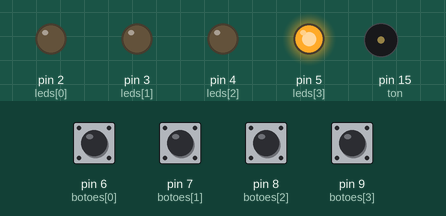
A program run on a simulated Arduino Leonardo, built with avr-gcc and run on an emulated ATmega32U4. On the bench: output pins drawn as LEDs (lit = HIGH), buzzer (waves = sounding). The test bench sets the inputs (shaded band); at power-on: pin 6 (botoes[0]), pin 7 (botoes[1]), pin 8 (botoes[2]), pin 9 (botoes[3]) LOW. Random numbers use the default seed unless the program sets one; USB keyboard and mouse output is not drawn.

Above: at 1.2 s.
1.3 s: pin 9 (botoes[3]) pulled HIGH for 0.15 s
At 3.3 s:
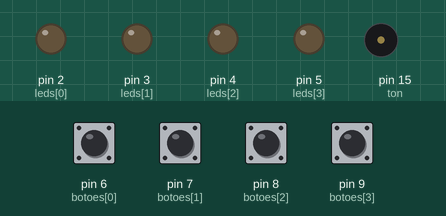
4.3 s: pin 6 (botoes[0]) pulled HIGH for 0.15 s
At 4.5 s:
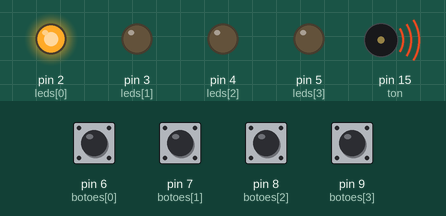
7.3 s: pin 9 (botoes[3]) pulled HIGH for 1 s
At 8.7 s:
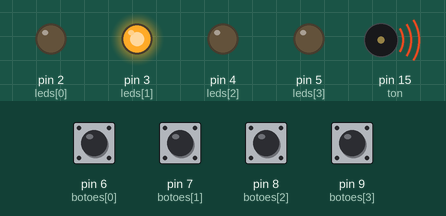
10.3 s: pin 8 (botoes[2]) pulled HIGH for 0.15 s
At 10.45 s:
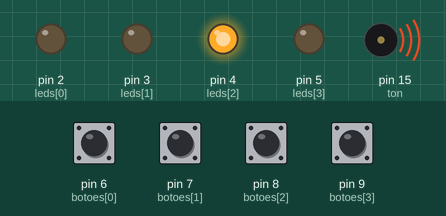
Timing chart, 0 to 13.5 s (numbered marks = the images above; inputs shaded):
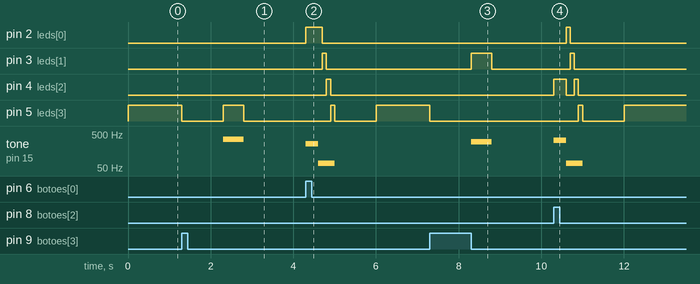

Measured:
- after the input at 1.3 s, pin 5 (leds[3]): HIGH → LOW at once, → HIGH 1.0 s later, → LOW 0.50 s later; tone on pin 15 (ton): silent → 349 Hz after 1.0 s, → silent 0.50 s later
- after the input at 4.3 s, pin 2 (leds[0]): LOW → HIGH at once, → LOW 0.40 s later; pin 3 (leds[1]): LOW → HIGH after 0.40 s, → LOW 0.10 s later
- after the input at 7.3 s, pin 3 (leds[1]): LOW → HIGH after 1.0 s, → LOW 0.50 s later; pin 5 (leds[3]): HIGH → LOW at once; tone on pin 15 (ton): silent → 294 Hz after 1.0 s, → silent 0.50 s later
- after the input at 10.3 s, pin 2 (leds[0]): LOW → HIGH after 0.30 s, → LOW 0.10 s later; pin 3 (leds[1]): LOW → HIGH after 0.40 s, → LOW 0.10 s later

The program:

main.cpp
```cpp
#include "Arduino.h"
#include "Keyboard.h" //Biblioteca pra usar o arduino como teclado

int sequencia[32] = {};
int botoes[4] = {6, 7, 8, 9};
int leds[4] = {2, 3, 4, 5};
int ton = 15;
int tons[4] = {262, 294, 330, 349};
int rodada = 0;
int passo = 0;
bool game_over = false;
bool game_start = false;

void proximaRodada() {
  int sorteio = random(4);
  sequencia[rodada] = sorteio;
  rodada = rodada + 1;
}

void reproduzirSequencia() {
  for (int i = 0; i < rodada; i++) {
    tone(ton, tons[sequencia[i]]);
    digitalWrite(leds[sequencia[i]], HIGH);
    delay(500);
    noTone(ton);
    digitalWrite(leds[sequencia[i]], LOW);
    delay(100);
  }
}

void aguardarJogador() {
  int botao_pressionado = 0;
  for (int i = 0; i < rodada; i++) {
    bool jogada_efetuada = false;
    while (!jogada_efetuada) {
      for (int i = 0; i <= 3; i++) {
        if (digitalRead(botoes[i]) == HIGH) {
          botao_pressionado = i;
          tone(ton, tons[i]);
          digitalWrite(leds[i], HIGH);
          delay(300);
          digitalWrite(leds[i], LOW);
          noTone(ton);
          jogada_efetuada = true;
        }
      }
    }
    //verificar a jogada
    if (sequencia[passo] != botao_pressionado) {
      //led e buzzer indicam que perdeu
      for (int i = 0; i <= 3; i++) {
        tone (ton, 70);
        digitalWrite(leds[i], HIGH);
        delay(100);
        digitalWrite(leds[i], LOW);
        noTone(ton);
      }
      game_over = true;
      break;
    }
    passo = passo + 1;
  }
  passo = 0;
}


void setup() {
  // Leds
  pinMode(leds[0], OUTPUT);
  pinMode(leds[1], OUTPUT);
  pinMode(leds[2], OUTPUT);
  pinMode(leds[3], OUTPUT);
  // Buzzer
  pinMode(ton, OUTPUT);
  // Botões
  pinMode(botoes[0], INPUT);
  pinMode(botoes[1], INPUT);
  pinMode(botoes[2], INPUT);
  pinMode(botoes[3], INPUT);
  Keyboard.begin();
}

void loop() {

  if (game_start == false) {
    digitalWrite(leds[3], HIGH);
    if (digitalRead(botoes[3]) == HIGH) {
      digitalWrite(leds[3], LOW);
      game_start = true;
      delay(1000);
    }
  } else {
    // Iniciou o game
    if (rodada == 0) {
      Keyboard.print("s");
    }

    proximaRodada();
    reproduzirSequencia();
    aguardarJogador();
    // restart game
    if (game_over == true) {
      sequencia[32] = {};
      rodada = 0;
      passo = 0;
      game_over = false;
      game_start = false;
      Keyboard.print("l");
    } else {
      Keyboard.print("w");
    }
    delay(1000);
  }
}
```
